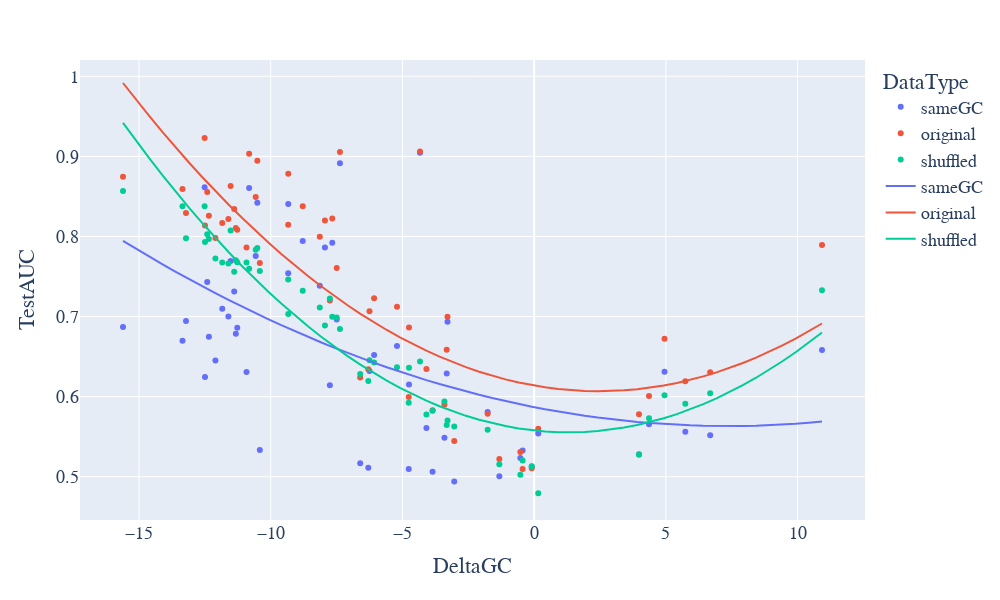

The code cell stored with this chart in its notebook:
### Code cell
fig = px.scatter(df, 
                 x=df.DeltaGC,  
                 y=df.TestAUC, 
                 color="DataType", 
                 hover_name="Protein")

colors = ['#636EFA', '#EF553B', '#00CC96']
data_types = ["sameGC","original", "shuffled"]

for i in range(3):

    data_type_df = df[df.DataType==data_types[i]]
    X = data_type_df.DeltaGC.values.reshape(-1, 1)
    x_range = np.linspace(X.min(), X.max(), len(data_type_df)).reshape(-1, 1)

    poly = PolynomialFeatures(2)
    poly.fit(X)
    X_poly = poly.transform(X)
    x_range_poly = poly.transform(x_range)

    model = LinearRegression(fit_intercept=False)
    model.fit(X_poly, data_type_df.TestAUC)
    y_poly = model.predict(x_range_poly)

    fig.add_traces(go.Scatter(x=x_range.squeeze(), y=y_poly, name=data_types[i], marker_color=colors[i]))

fig.update_layout(
    autosize=False,
    #template="simple_white",
    font_family="Times New Roman",
    font_size=18,
    width=1000,
    height=600,
    showlegend=True)

fig.show()

### Figure 1 — Plotly figure (JSON) as saved in the notebook; plotly's stock layout.template omitted (floating-point values rounded to 4 significant figures)
{"data": [{"hovertemplate": "<b>%{hovertext}</b><br><br>DataType=sameGC<br>DeltaGC=%{x}<br>TestAUC=%{y}<extra></extra>", "hovertext": ["CAPRIN1_Baltz2012", "ICLIP_TIA1", "PARCLIP_IGF2BP123", "PARCLIP_FUS", "ZC3H7B_Baltz2012", "PARCLIP_EWSR1", "CLIPSEQ_AGO2", "C17ORF85_Baltz2012", "PARCLIP_ELAVL1", "ALKBH5_Baltz2012", "CLIPSEQ_ELAVL1", "ICLIP_HNRNPC", "ICLIP_TDP43", "CLIPSEQ_SFRS1", "PARCLIP_MOV10_Sievers", "ICLIP_TIAL1", "PARCLIP_QKI", "PARCLIP_AGO1234", "PARCLIP_TAF15", "C22ORF28_Baltz2012", "PARCLIP_HUR", "PARCLIP_ELAVL1A", "PARCLIP_PUM2", "CLIPSEQ_elF4AIII_2", "ICLIP_TIA1", "PARCLIP_IGF2BP123", "PARCLIP_FUS", "ICLIP_hnRNPC_Hela_iCLIP_all_clusters", "PARCLIP_EWSR1", "CLIPSEQ_AGO2", "ICLIP_U2AF65_Hela", "PARCLIP_ELAVL1", "ICLIP_hnRNPlike_U266", "ICLIP_U2AF65_Hela_2", "PARCLIP_ELAVL1MNASE", "ICLIP_hnRNPL_Hela", "CLIPSEQ_ELAVL1", "PARCLIP_MOV10", "ICLIP_HNRNPC", "ICLIP_TDP43", "CLIPSEQ_SFRS1", "ICLIP_TIAL1", "PARCLIP_QKI", "HITSCLIP_AGO_binding_clusters_2", "ICLIP_NSUN2_293", "PARCLIP_AGO1234", "PARCLIP_TAF15", "HITSCLIP_AGO_binding_clusters", "ICLIP_hnRNPL_U266", "CLIPSEQ_elF4AIII_1", "PARCLIP_ELAVL1A", "PARCLIP_AGOMNASE", "PARCLIP_FUS_mut", "PARCLIP_PUM2"], "legendgroup": "sameGC", "marker": {"color": "#636efa", "symbol": "circle"}, "mode": "markers", "name": "sameGC", "orientation": "v", "showlegend": true, "type": "scatter", "x": [-0.4371, -8.784, -3.404, -9.335, -3.032, -7.494, -5.205, 6.683, -10.57, 3.981, -10.82, -4.331, -3.287, 4.949, -7.753, -7.941, -8.137, -1.764, -7.662, 4.361, -12.51, -10.51, -11.52, 0.1567, -12.41, -3.855, -12.35, -9.332, -10.92, -4.76, -11.38, -13.35, -3.318, -11.61, -0.0902, -6.074, -13.22, -10.41, -7.371, -4.75, 5.739, -11.84, -12.49, -6.295, 10.93, -4.088, -11.27, -6.602, -6.248, -0.5234, -12.1, -1.32, -11.32, -15.61], "xaxis": "x", "y": [0.5326, 0.7943, 0.5486, 0.7542, 0.494, 0.6964, 0.6632, 0.5517, 0.7755, 0.5279, 0.8605, 0.9045, 0.6936, 0.6309, 0.6141, 0.7864, 0.7385, 0.5807, 0.7922, 0.5654, 0.8615, 0.842, 0.7693, 0.554, 0.7433, 0.5062, 0.6747, 0.8406, 0.6308, 0.5097, 0.7314, 0.6697, 0.6288, 0.7001, 0.5128, 0.6521, 0.6945, 0.5334, 0.8916, 0.6152, 0.5561, 0.7098, 0.6245, 0.5111, 0.6582, 0.5607, 0.686, 0.5167, 0.6321, 0.5235, 0.6452, 0.5007, 0.6784, 0.6871], "yaxis": "y"}, {"hovertemplate": "<b>%{hovertext}</b><br><br>DataType=original<br>DeltaGC=%{x}<br>TestAUC=%{y}<extra></extra>", "hovertext": ["CAPRIN1_Baltz2012", "ICLIP_TIA1", "PARCLIP_IGF2BP123", "PARCLIP_FUS", "ZC3H7B_Baltz2012", "PARCLIP_EWSR1", "CLIPSEQ_AGO2", "C17ORF85_Baltz2012", "PARCLIP_ELAVL1", "ALKBH5_Baltz2012", "CLIPSEQ_ELAVL1", "ICLIP_HNRNPC", "ICLIP_TDP43", "CLIPSEQ_SFRS1", "PARCLIP_MOV10_Sievers", "ICLIP_TIAL1", "PARCLIP_QKI", "PARCLIP_AGO1234", "PARCLIP_TAF15", "C22ORF28_Baltz2012", "PARCLIP_HUR", "PARCLIP_ELAVL1A", "PARCLIP_PUM2", "CLIPSEQ_elF4AIII_2", "ICLIP_TIA1", "PARCLIP_IGF2BP123", "PARCLIP_FUS", "ICLIP_hnRNPC_Hela_iCLIP_all_clusters", "PARCLIP_EWSR1", "CLIPSEQ_AGO2", "ICLIP_U2AF65_Hela", "PARCLIP_ELAVL1", "ICLIP_hnRNPlike_U266", "ICLIP_U2AF65_Hela_2", "PARCLIP_ELAVL1MNASE", "ICLIP_hnRNPL_Hela", "CLIPSEQ_ELAVL1", "PARCLIP_MOV10", "ICLIP_HNRNPC", "ICLIP_TDP43", "CLIPSEQ_SFRS1", "ICLIP_TIAL1", "PARCLIP_QKI", "HITSCLIP_AGO_binding_clusters_2", "ICLIP_NSUN2_293", "PARCLIP_AGO1234", "PARCLIP_TAF15", "HITSCLIP_AGO_binding_clusters", "ICLIP_hnRNPL_U266", "CLIPSEQ_elF4AIII_1", "PARCLIP_ELAVL1A", "PARCLIP_AGOMNASE", "PARCLIP_FUS_mut", "PARCLIP_PUM2"], "legendgroup": "original", "marker": {"color": "#EF553B", "symbol": "circle"}, "mode": "markers", "name": "original", "orientation": "v", "showlegend": true, "type": "scatter", "x": [-0.4371, -8.784, -3.404, -9.335, -3.032, -7.494, -5.205, 6.683, -10.57, 3.981, -10.82, -4.331, -3.287, 4.949, -7.753, -7.941, -8.137, -1.764, -7.662, 4.361, -12.51, -10.51, -11.52, 0.1567, -12.41, -3.855, -12.35, -9.332, -10.92, -4.76, -11.38, -13.35, -3.318, -11.61, -0.0902, -6.074, -13.22, -10.41, -7.371, -4.75, 5.739, -11.84, -12.49, -6.295, 10.93, -4.088, -11.27, -6.602, -6.248, -0.5234, -12.1, -1.32, -11.32, -15.61], "xaxis": "x", "y": [0.5095, 0.8379, 0.59, 0.8147, 0.5445, 0.7608, 0.7123, 0.6306, 0.8492, 0.5781, 0.9031, 0.9062, 0.6999, 0.6724, 0.7201, 0.8199, 0.7997, 0.5786, 0.8226, 0.6009, 0.923, 0.8945, 0.8629, 0.56, 0.8555, 0.5831, 0.8257, 0.8784, 0.7861, 0.5996, 0.8344, 0.8591, 0.6585, 0.8218, 0.5106, 0.7228, 0.8293, 0.7667, 0.9055, 0.6863, 0.6191, 0.8169, 0.8138, 0.6343, 0.7895, 0.6345, 0.8084, 0.624, 0.7065, 0.5309, 0.798, 0.5221, 0.8105, 0.8745], "yaxis": "y"}, {"hovertemplate": "<b>%{hovertext}</b><br><br>DataType=shuffled<br>DeltaGC=%{x}<br>TestAUC=%{y}<extra></extra>", "hovertext": ["CAPRIN1_Baltz2012", "ICLIP_TIA1", "PARCLIP_IGF2BP123", "PARCLIP_FUS", "ZC3H7B_Baltz2012", "PARCLIP_EWSR1", "CLIPSEQ_AGO2", "C17ORF85_Baltz2012", "PARCLIP_ELAVL1", "ALKBH5_Baltz2012", "CLIPSEQ_ELAVL1", "ICLIP_HNRNPC", "ICLIP_TDP43", "CLIPSEQ_SFRS1", "PARCLIP_MOV10_Sievers", "ICLIP_TIAL1", "PARCLIP_QKI", "PARCLIP_AGO1234", "PARCLIP_TAF15", "C22ORF28_Baltz2012", "PARCLIP_HUR", "PARCLIP_ELAVL1A", "PARCLIP_PUM2", "CLIPSEQ_elF4AIII_2", "ICLIP_TIA1", "PARCLIP_IGF2BP123", "PARCLIP_FUS", "ICLIP_hnRNPC_Hela_iCLIP_all_clusters", "PARCLIP_EWSR1", "CLIPSEQ_AGO2", "ICLIP_U2AF65_Hela", "PARCLIP_ELAVL1", "ICLIP_hnRNPlike_U266", "ICLIP_U2AF65_Hela_2", "PARCLIP_ELAVL1MNASE", "ICLIP_hnRNPL_Hela", "CLIPSEQ_ELAVL1", "PARCLIP_MOV10", "ICLIP_HNRNPC", "ICLIP_TDP43", "CLIPSEQ_SFRS1", "ICLIP_TIAL1", "PARCLIP_QKI", "HITSCLIP_AGO_binding_clusters_2", "ICLIP_NSUN2_293", "PARCLIP_AGO1234", "PARCLIP_TAF15", "HITSCLIP_AGO_binding_clusters", "ICLIP_hnRNPL_U266", "CLIPSEQ_elF4AIII_1", "PARCLIP_ELAVL1A", "PARCLIP_AGOMNASE", "PARCLIP_FUS_mut", "PARCLIP_PUM2"], "legendgroup": "shuffled", "marker": {"color": "#00cc96", "symbol": "circle"}, "mode": "markers", "name": "shuffled", "orientation": "v", "showlegend": true, "type": "scatter", "x": [-0.4371, -8.784, -3.404, -9.335, -3.032, -7.494, -5.205, 6.683, -10.57, 3.981, -10.82, -4.331, -3.287, 4.949, -7.753, -7.941, -8.137, -1.764, -7.662, 4.361, -12.51, -10.51, -11.52, 0.1567, -12.41, -3.855, -12.35, -9.332, -10.92, -4.76, -11.38, -13.35, -3.318, -11.61, -0.0902, -6.074, -13.22, -10.41, -7.371, -4.75, 5.739, -11.84, -12.49, -6.295, 10.93, -4.088, -11.27, -6.602, -6.248, -0.5234, -12.1, -1.32, -11.32, -15.61], "xaxis": "x", "y": [0.5201, 0.7323, 0.5939, 0.7462, 0.5628, 0.6988, 0.6367, 0.6042, 0.7835, 0.5275, 0.7597, 0.6439, 0.5703, 0.6017, 0.7224, 0.6889, 0.7112, 0.5586, 0.6997, 0.5731, 0.8377, 0.7856, 0.8075, 0.4793, 0.8028, 0.5823, 0.7969, 0.7032, 0.7674, 0.5924, 0.756, 0.8376, 0.5646, 0.7662, 0.5132, 0.6426, 0.7979, 0.757, 0.6845, 0.6361, 0.591, 0.7674, 0.7931, 0.6196, 0.7328, 0.5777, 0.7679, 0.6283, 0.6453, 0.5026, 0.7726, 0.5156, 0.7702, 0.8568], "yaxis": "y"}, {"marker": {"color": "#636EFA"}, "name": "sameGC", "type": "scatter", "x": [-15.61, -15.11, -14.61, -14.1, -13.6, -13.1, -12.6, -12.1, -11.6, -11.1, -10.6, -10.1, -9.599, -9.098, -8.597, -8.097, -7.596, -7.095, -6.595, -6.094, -5.593, -5.093, -4.592, -4.091, -3.591, -3.09, -2.589, -2.089, -1.588, -1.088, -0.5869, -0.08621, 0.4144, 0.9151, 1.416, 1.916, 2.417, 2.918, 3.418, 3.919, 4.42, 4.92, 5.421, 5.922, 6.422, 6.923, 7.424, 7.924, 8.425, 8.926, 9.426, 9.927, 10.43, 10.93], "y": [0.7944, 0.7844, 0.7747, 0.7652, 0.7558, 0.7467, 0.7379, 0.7292, 0.7208, 0.7126, 0.7046, 0.6968, 0.6892, 0.6819, 0.6748, 0.6679, 0.6612, 0.6548, 0.6485, 0.6425, 0.6367, 0.6311, 0.6258, 0.6206, 0.6157, 0.611, 0.6066, 0.6023, 0.5983, 0.5945, 0.5909, 0.5875, 0.5843, 0.5814, 0.5787, 0.5762, 0.5739, 0.5719, 0.57, 0.5684, 0.567, 0.5658, 0.5649, 0.5642, 0.5636, 0.5633, 0.5633, 0.5634, 0.5638, 0.5644, 0.5652, 0.5662, 0.5674, 0.5689]}, {"marker": {"color": "#EF553B"}, "name": "original", "type": "scatter", "x": [-15.61, -15.11, -14.61, -14.1, -13.6, -13.1, -12.6, -12.1, -11.6, -11.1, -10.6, -10.1, -9.599, -9.098, -8.597, -8.097, -7.596, -7.095, -6.595, -6.094, -5.593, -5.093, -4.592, -4.091, -3.591, -3.09, -2.589, -2.089, -1.588, -1.088, -0.5869, -0.08621, 0.4144, 0.9151, 1.416, 1.916, 2.417, 2.918, 3.418, 3.919, 4.42, 4.92, 5.421, 5.922, 6.422, 6.923, 7.424, 7.924, 8.425, 8.926, 9.426, 9.927, 10.43, 10.93], "y": [0.9916, 0.9706, 0.9502, 0.9303, 0.911, 0.8924, 0.8743, 0.8568, 0.8399, 0.8236, 0.8079, 0.7927, 0.7782, 0.7643, 0.7509, 0.7382, 0.726, 0.7144, 0.7034, 0.693, 0.6832, 0.674, 0.6654, 0.6574, 0.6499, 0.6431, 0.6368, 0.6311, 0.6261, 0.6216, 0.6177, 0.6144, 0.6117, 0.6096, 0.608, 0.6071, 0.6067, 0.607, 0.6078, 0.6093, 0.6113, 0.6139, 0.6171, 0.6209, 0.6253, 0.6302, 0.6358, 0.642, 0.6487, 0.6561, 0.664, 0.6725, 0.6816, 0.6913]}, {"marker": {"color": "#00CC96"}, "name": "shuffled", "type": "scatter", "x": [-15.61, -15.11, -14.61, -14.1, -13.6, -13.1, -12.6, -12.1, -11.6, -11.1, -10.6, -10.1, -9.599, -9.098, -8.597, -8.097, -7.596, -7.095, -6.595, -6.094, -5.593, -5.093, -4.592, -4.091, -3.591, -3.09, -2.589, -2.089, -1.588, -1.088, -0.5869, -0.08621, 0.4144, 0.9151, 1.416, 1.916, 2.417, 2.918, 3.418, 3.919, 4.42, 4.92, 5.421, 5.922, 6.422, 6.923, 7.424, 7.924, 8.425, 8.926, 9.426, 9.927, 10.43, 10.93], "y": [0.9419, 0.9194, 0.8975, 0.8763, 0.8558, 0.836, 0.8169, 0.7984, 0.7806, 0.7635, 0.7471, 0.7313, 0.7162, 0.7018, 0.6881, 0.675, 0.6626, 0.6509, 0.6399, 0.6295, 0.6199, 0.6109, 0.6025, 0.5949, 0.5879, 0.5816, 0.576, 0.5711, 0.5668, 0.5632, 0.5603, 0.5581, 0.5565, 0.5556, 0.5554, 0.5559, 0.5571, 0.5589, 0.5614, 0.5646, 0.5684, 0.5729, 0.5781, 0.584, 0.5906, 0.5978, 0.6057, 0.6143, 0.6236, 0.6335, 0.6441, 0.6554, 0.6674, 0.6801]}], "layout": {"autosize": false, "font": {"family": "Times New Roman", "size": 18}, "height": 600, "legend": {"title": {"text": "DataType"}, "tracegroupgap": 0}, "margin": {"t": 60}, "showlegend": true, "width": 1000, "xaxis": {"anchor": "y", "domain": [0, 1], "title": {"text": "DeltaGC"}}, "yaxis": {"anchor": "x", "domain": [0, 1], "title": {"text": "TestAUC"}}}}
